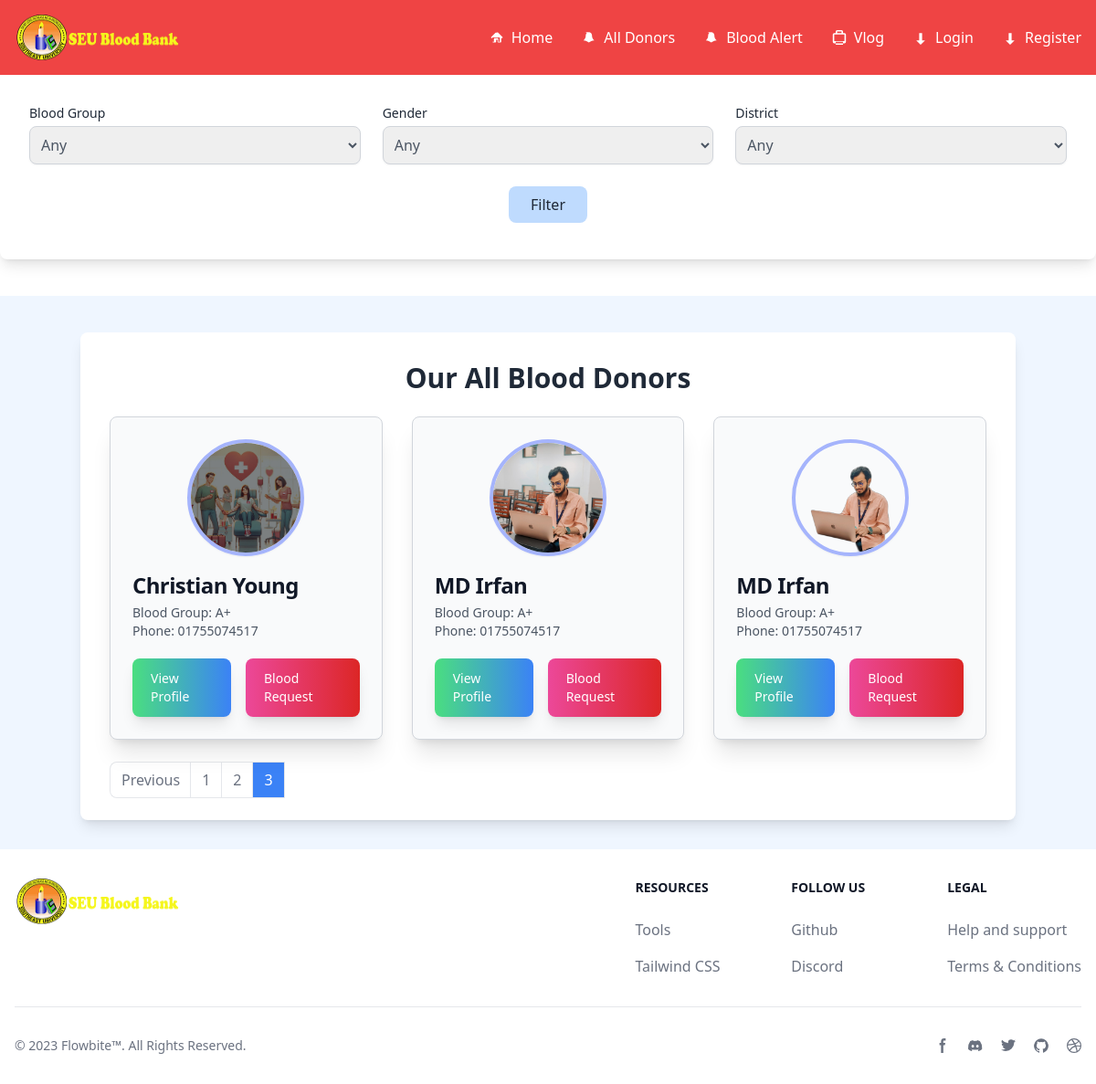
The app's page /donors/?page=3, older data.
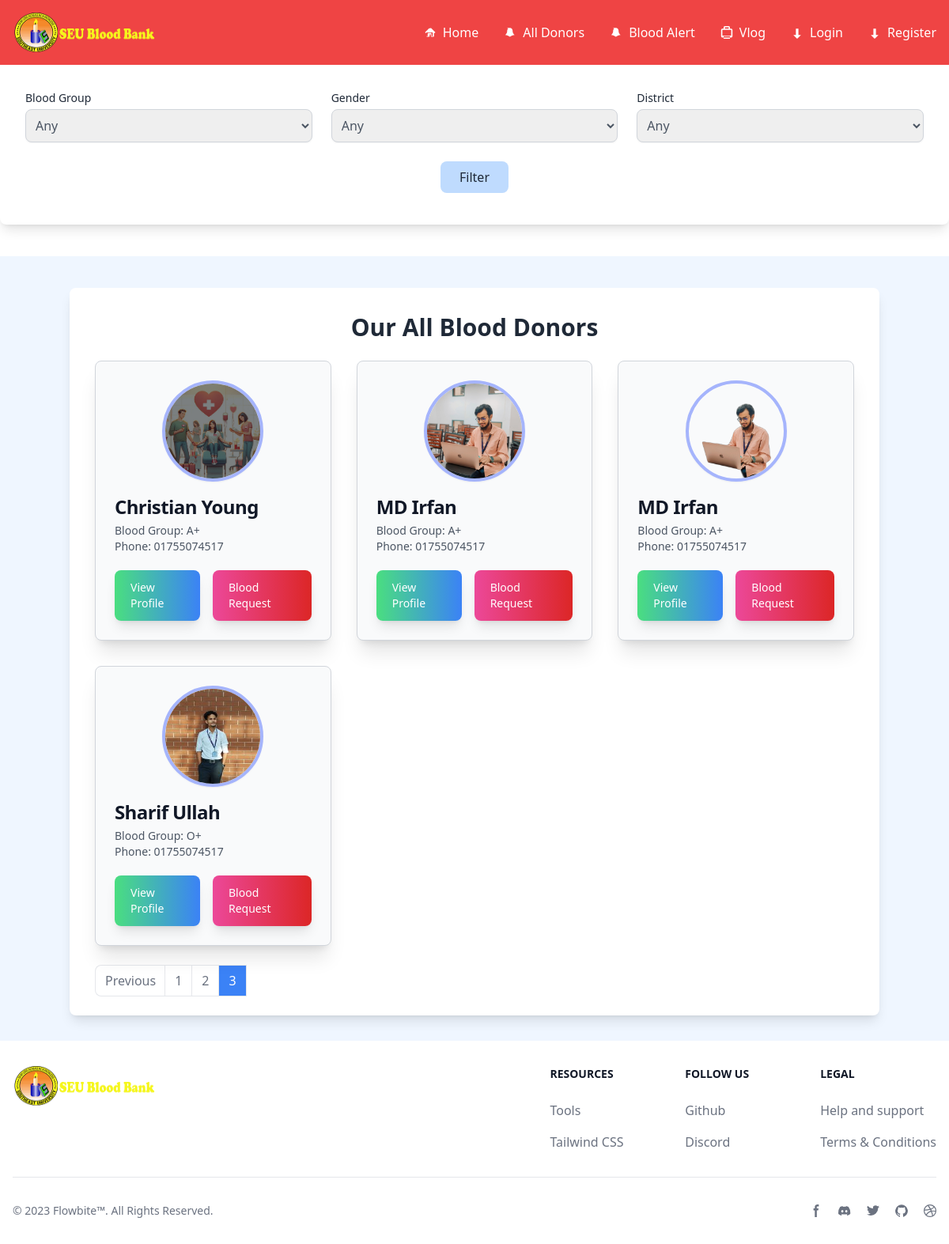
The same page, newer data.
### Accounts/models.py (models this page shows, shortened)
class UserProfile(models.Model):
    user = models.OneToOneField(User, on_delete=models.CASCADE)
    phone_number = models.CharField(max_length=15, null=True, blank=True)
    blood_group = models.CharField(max_length=10, choices=BLOOD_GROUP)
    birth_date = models.DateField(null=True, blank=True)
    gender = models.CharField(max_length=20, choices=GENDER)
    image = models.ImageField(upload_to='Accounts/images/', null=True, blank=True)
    last_donation_date = models.DateField(null=True, blank=True)
    district = models.CharField(max_length=20, choices=DISTRICT_CHOICES, null=True, blank=True)
    height = models.FloatField(null=True, blank=True)
    weight = models.DecimalField(max_digits=5, decimal_places=2, null=True, blank=True)  # Weight in kilograms

### donationcenters/views.py (the view)
# urls.py: path('donors/', include('donationcenters.urls')),
def donors(request):
    query = Q()
    blood_group = request.GET.get('blood_group')
    gender = request.GET.get('gender')
    district = request.GET.get('district')
    if blood_group:
        query &= Q(blood_group=blood_group)
    if gender:
        query &= Q(gender=gender)
    if district:
        query &= Q(district=district)
    user_profiles_list = UserProfile.objects.select_related('user').filter(query)
    paginator = Paginator(user_profiles_list, 9)
    page = request.GET.get('page')
    try:
        user_profiles = paginator.page(page)
    except PageNotAnInteger:
        user_profiles = paginator.page(1)
    except EmptyPage:
        user_profiles = paginator.page(paginator.num_pages)
    filter_url = reverse('donors') + '?'
    if blood_group:
        filter_url += 'blood_group=' + blood_group + '&'
    if gender:
        filter_url += 'gender=' + gender + '&'
    if district:
        filter_url += 'district=' + district + '&'
    context = {
        'user_profiles': user_profiles,
        'BLOOD_GROUP': BLOOD_GROUP,
        'GENDER': GENDER,
        'DISTRICT_CHOICES': DISTRICT_CHOICES,
        'filter_url': filter_url,
        'blood_group': blood_group,
        'gender': gender,
        'district': district,
    }
    return render(request, 'donationcenters/all_donor.html', context)

### donationcenters/templates/donationcenters/all_donor.html (shortened to what the changed rows need)
{% extends 'base.html' %}
{% load static %}
{% block body %}
<section class="py-8 bg-blue-50 mt-10 pt-10">
    <div class="container mx-auto p-8 bg-white rounded-lg shadow-lg">
        <h1 class="text-3xl font-bold text-center text-gray-800 dark:text-white mb-6">Our All Blood Donors</h1>
        <div class="grid grid-cols-1 md:grid-cols-2 lg:grid-cols-3 gap-8">
            {% for profile in user_profiles %}
            <div class="transition-transform transform hover:scale-110 duration-300 ease-in-out max-w-sm bg-gray-50 rounded-lg shadow-xl border border-gray-300 overflow-hidden hover:shadow-2xl dark:bg-gray-800">
                <div class="p-6">
                    <div class="flex justify-center">
                        {% if profile.image %}
                            <img class="h-32 w-32 rounded-full object-cover border-4 border-indigo-300 shadow-sm" src="{{ profile.image.url }}" alt="{{ profile.user.username }}">
                        {% else %}
                            <img class="h-32 w-32 rounded-full object-cover border-4 border-indigo-300 shadow-sm" src="/static/images/default_profile.png" alt="Default Profile">
                        {% endif %}
                    </div>
                    <div class="text-left mt-4">
                        <h5 class="text-2xl font-extrabold tracking-tight text-gray-900 dark:text-white">
                            {{ profile.user.get_full_name|default:profile.user.username }}
                        </h5>
                        <p class="text-sm text-gray-600 dark:text-gray-400 mt-1">
                            Blood Group: {{ profile.blood_group }}
                        </p>
                        <p class="text-sm text-gray-600 dark:text-gray-400">
                            Phone: {{ profile.phone_number }}
                        </p>
                    </div>
                    <div class="flex space-x-4 justify-start mt-5">
                        <a href="{% url 'user_profile' username=profile.user.username %}"
                            class="inline-flex items-center px-5 py-3 text-sm font-medium text-white bg-gradient-to-r from-green-400 to-blue-500 rounded-lg hover:bg-gradient-to-br focus:outline-none focus:ring-2 focus:ring-green-300 dark:focus:ring-blue-800 shadow-lg">
                            View Profile
                        </a>
                        <a href="{% url 'create_blood_request' %}"
                            class="inline-flex items-center px-5 py-3 text-sm font-medium text-white bg-gradient-to-r from-pink-500 to-red-600 rounded-lg hover:bg-gradient-to-br focus:outline-none focus:ring-2 focus:ring-pink-300 dark:focus:ring-red-800 shadow-lg">
                            Blood Request
                        </a>
                    </div>
                </div>
            </div>
            {% endfor %}
        </div>
        <div class="mt-8">
            <nav aria-label="Page navigation example">
                <ul class="inline-flex -space-x-px">
                    {% for num in user_profiles.paginator.page_range %}
                        {% if num >= user_profiles.number|add:'-3' and num <= user_profiles.number|add:'3' %}
                        <li>
                            {% if user_profiles.number == num %}
                            <a href="{{ filter_url }}page={{ num }}" id="pagination-page-{{ num }}" class="px-3 py-2 leading-tight  bg-blue-500 text-white hover:bg-blue-600 border dark:border-gray-700 dark:bg-gray-700 dark:text-white">
                                {{ num }}
                            </a>
                            {% else %}
                            <a href="{{ filter_url }}page={{ num }}" id="pagination-page-{{ num }}" class="px-3 py-2 leading-tight text-gray-500 bg-white border hover:bg-gray-100 dark:bg-gray-800 dark:text-gray-400 dark:hover:bg-gray-700 dark:hover:text-white">
                                {{ num }}
                            </a>
                            {% endif %}
                        </li>
                        {% endif %}
                    {% endfor %}
                </ul>
            </nav>
        </div>
    </div>
</section>
{% endblock %}

Row changes from the older to the newer data that the page shows:
added UserProfile: image (picture), user.get_full_name "Sharif Ullah", blood_group "O+", phone_number "01755074517"
